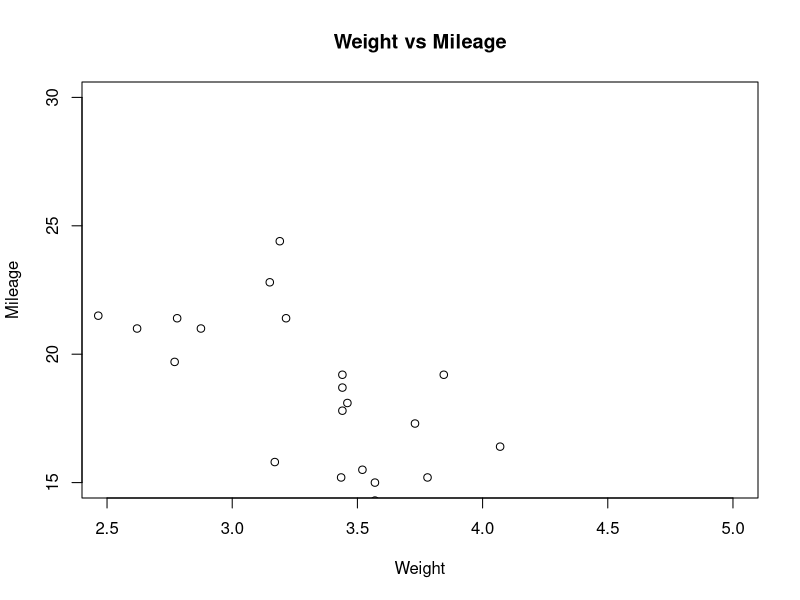
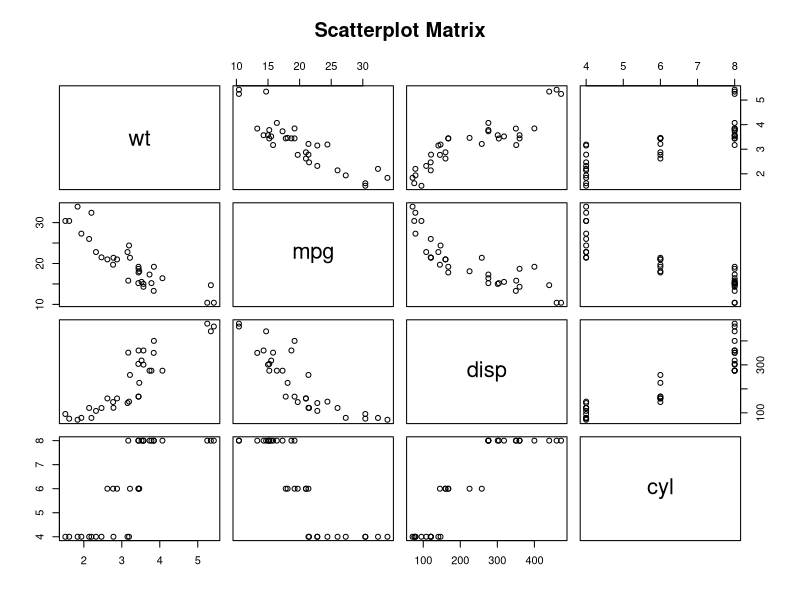
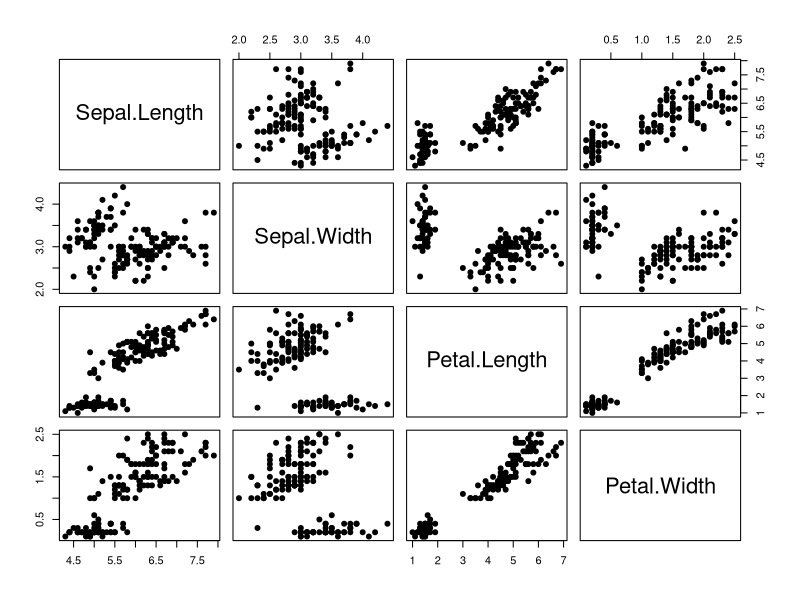
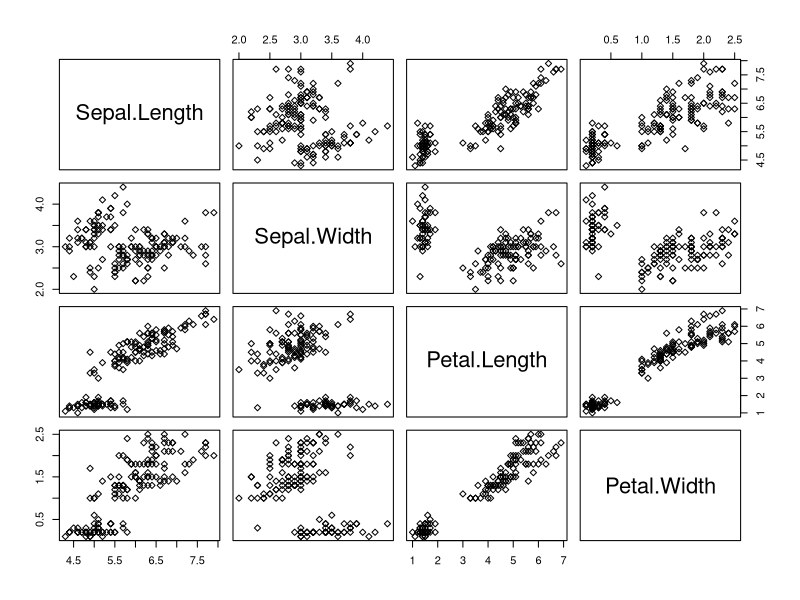
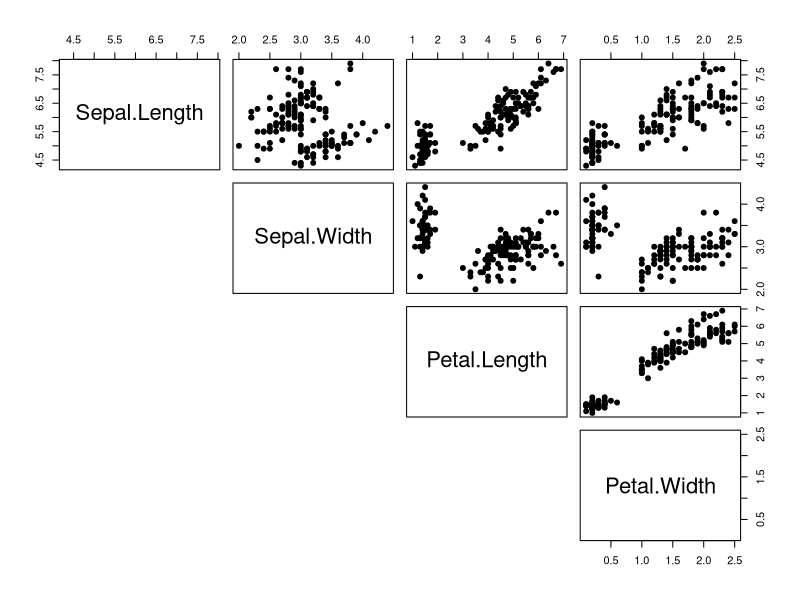
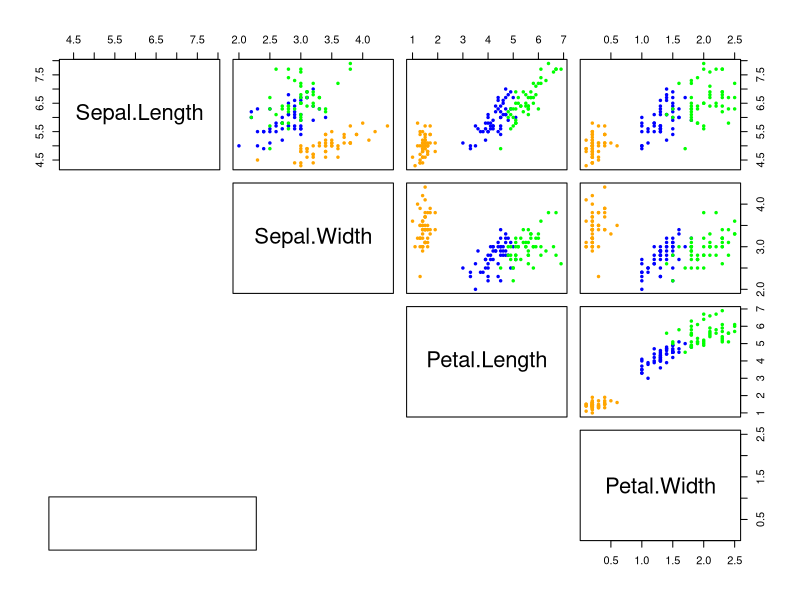

The R script that drew these images, in order: (Note: this script raises an error after producing the figures.)
?mtcars
par(mfrow = c(1,1))
plot(mtcars$wt, mtcars$mpg, xlab = "Weight", ylab = "Mileage", xlim=c(2.5,5), ylim = c(15,30), main="Weight vs Mileage")

pairs(~wt+mpg+disp+cyl, data=mtcars, main="Scatterplot Matrix")

head(iris)
pairs(iris[,1:4], pch = 19)
pairs(iris[,1:4], pch = 23)
pairs(iris[,1:4], pch = 19, lower.panel = NULL)

dev.off()

my_cols <- c("orange", "blue", "green")
pairs(iris[,1:4], pch = 19, cex = 0.5, col = my_cols[iris$Species], lower.panel=NULL)
par(xpd = TRUE, oma = c(1,1,1,1))
legend("bottomleft", fill = unique(my_col[iris$Species]), legend=c("S1","S2", "S3"), horiz=TRUE)